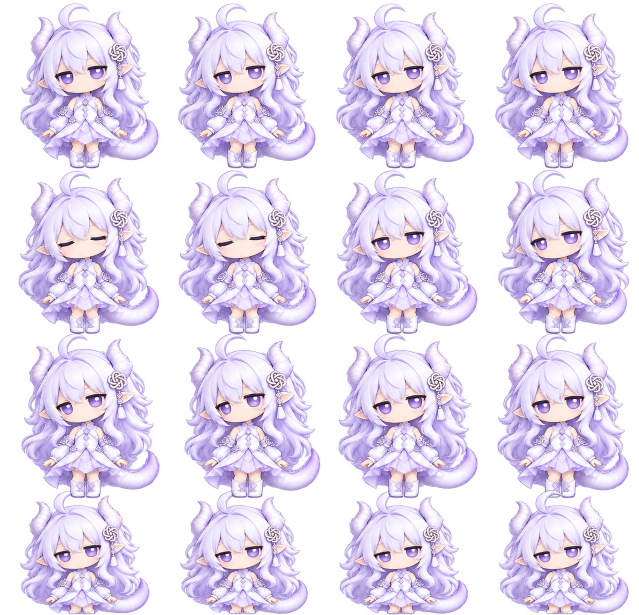
#> input picture assets/source-idle.png, 1278 x 1230 px (shown at 1/2 size)
$ python prepare-reference.py ../assets/source-idle.png out.png
#> lines starting #> are read from the running program, lines starting #| are printed output that depends on the picture
"""Normalize an approved character illustration; retain the source separately."""
import sys
from pathlib import Path
from PIL import Image

source = Path(sys.argv[1])
output = Path(sys.argv[2])
im = Image.open(source).convert("RGBA")
#> im is the input picture: PIL image 1278x1230 RGBA; mean R, G, B, A 161.9, 151.4, 175.4, 148.4
bounds = im.getchannel("A").point(lambda x: 255 if x > 12 else 0).getbbox()
#> bounds = (35, 6, 1259, 1230)
if not bounds:
    raise SystemExit("Reference image has no visible character")
character = im.crop(bounds)
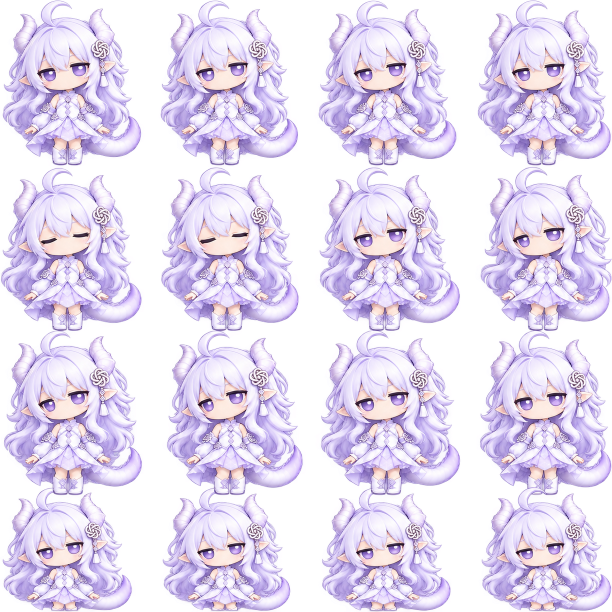
#> character: PIL image 1224x1224 RGBA (shown at 1/2 size); mean R, G, B, A 169.2, 158.1, 183.3, 155.7; transparent parts drawn white
scale = min(1500 / character.width, 907 / character.height)
#> scale = 0.741
character = character.resize((round(character.width * scale), round(character.height * scale)), Image.Resampling.LANCZOS)
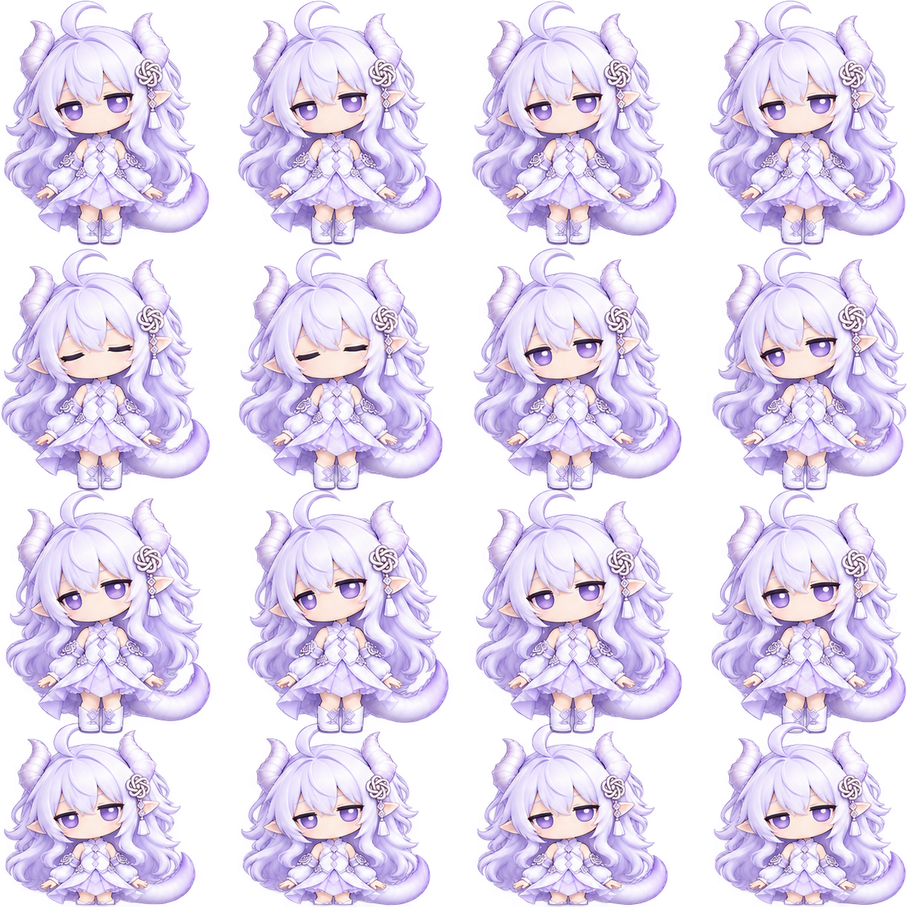
#> character: PIL image 907x907 RGBA; mean R, G, B, A 167.8, 156.9, 181.9, 155.7; transparent parts drawn white
canvas = Image.new("RGBA", (1920, 1080), (0, 0, 0, 0))
#> canvas: PIL image 1920x1080 RGBA; every value is 0
canvas.alpha_composite(character, ((1920 - character.width) // 2, 994 - character.height))
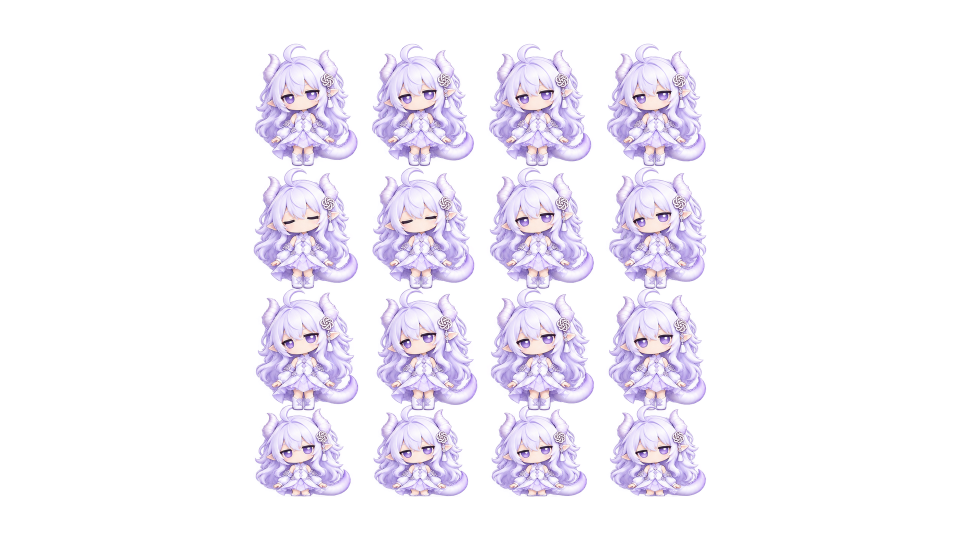
#> canvas: PIL image 1920x1080 RGBA (shown at 1/2 size); mean R, G, B, A 66.6, 62.3, 72.1, 61.8; transparent parts drawn white
alpha = canvas.getchannel("A").point(lambda value: 0 if value < 16 else value)
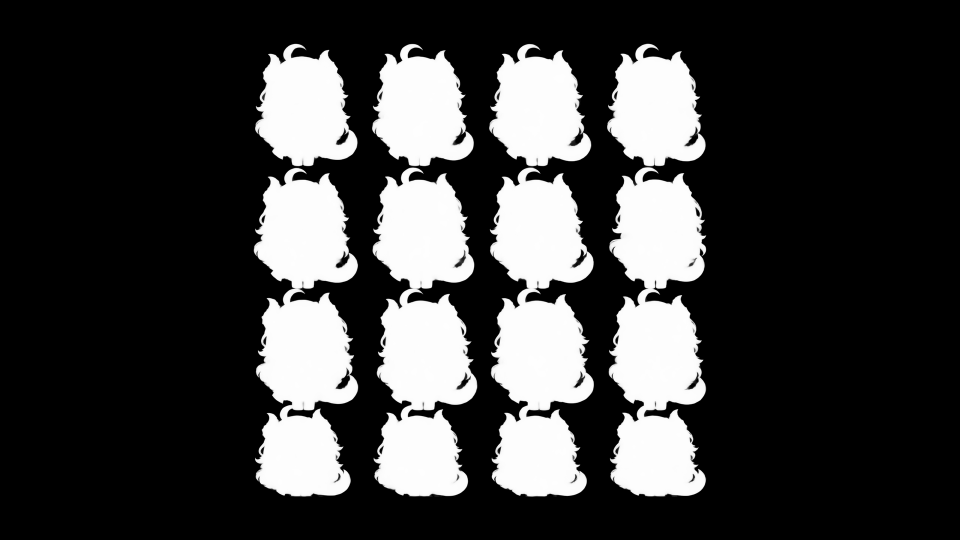
#> alpha: PIL image 1920x1080 L (shown at 1/2 size); min 0, max 255, mean 61.6
canvas.putalpha(alpha)
canvas.paste((0, 0, 0, 0), (0, 0), alpha.point(lambda value: 255 if value == 0 else 0))
output.parent.mkdir(parents=True, exist_ok=True)
canvas.save(output, optimize=True)
print(f"Saved {output}: {canvas.size}, character bounds={canvas.getbbox()}")
#| Saved out.png: (1920, 1080), character bounds=(507, 87, 1413, 994)
